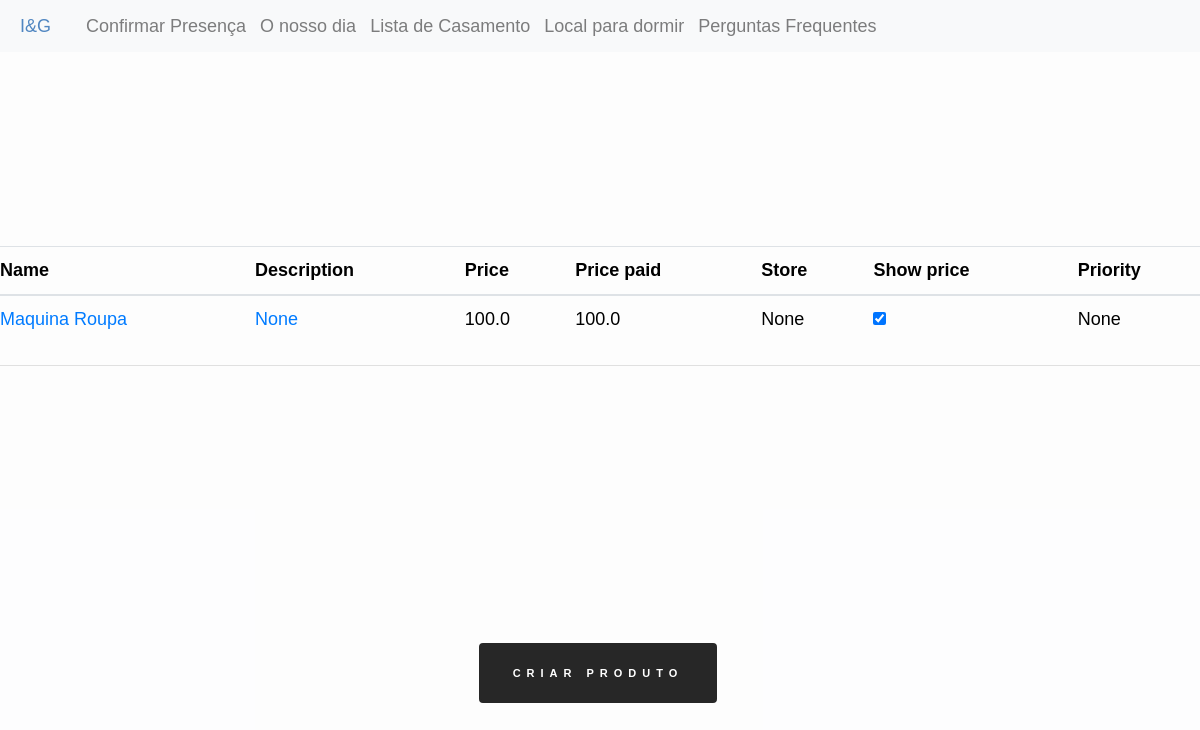
The app's page /edit/products, older data.
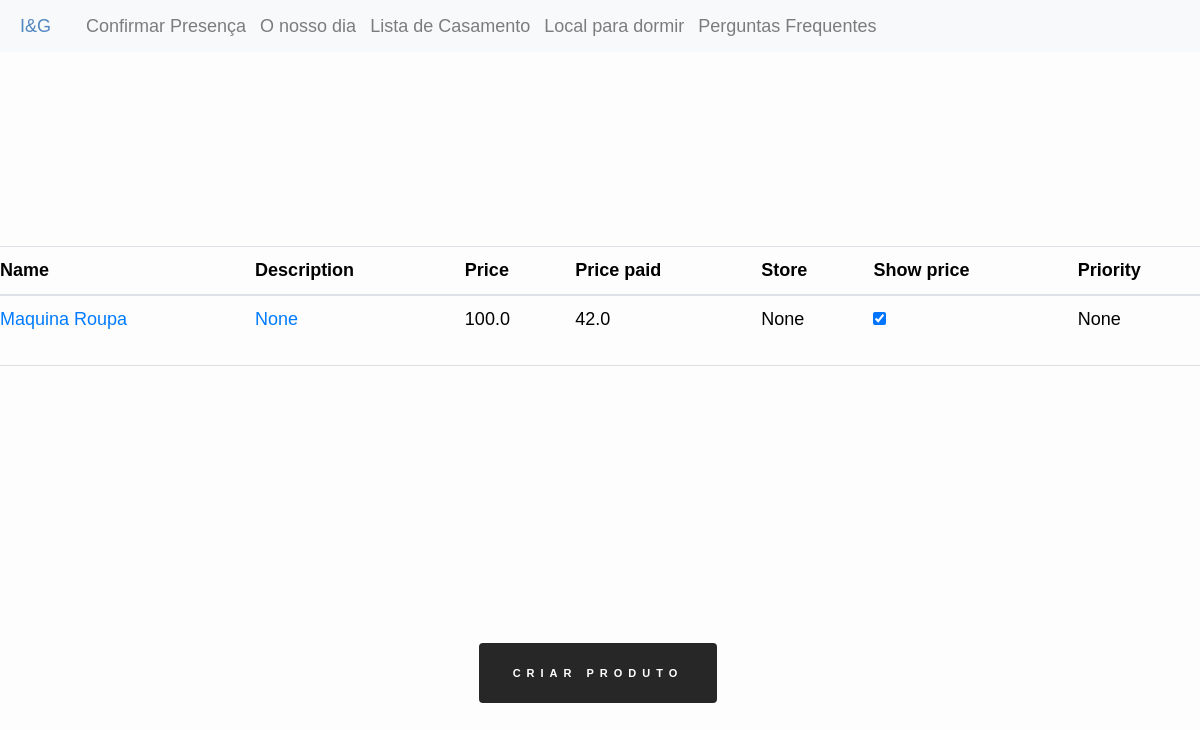
The same page, newer data.
### inesegoncalo/models/products.py (models this page shows, shortened)
class Product(db.Model, model.Model, model.Base):
    __tablename__ = 'products'
    __table_args__ = {'extend_existing': True}
    id = Column(Integer, primary_key=True)
    name = Column(String(80), unique=True, nullable=False)
    description = Column(Text)
    price = Column(Float)
    price_paid = Column(Float, default=0.0)
    store = Column(Text)
    show_price = Column(Boolean, default=True)
    priority = Column(Integer, default=10)
    category_id = Column(Integer, ForeignKey('categories.id'), nullable=True)
    images = relationship('ProductImage', back_populates="product")
    contributions = relationship('Contribution', back_populates="product")
    category = relationship('Category', back_populates="products")

### inesegoncalo/modules/edit.py (the view)
@bp.route("/products", methods=("GET", "POST"))
def products():
    products = Product.query.all()
    return render_template("edit/products.html", products=products)

### inesegoncalo/templates/edit/products.html (shortened to what this page needs)
{% extends 'layout.html' %}
{% block content %}
<div class="product_background">
<table class="table">
    <thead>
        <tr>
            <th>Name</th>
            <th>Description</th>
            <th>Price</th>
            <th>Price paid</th>
            <th>Store</th>
            <th>Show price</th>
            <th>Priority</th>
        </tr>
    </thead>
    <tbody>
        {% for product in products %}
            <tr>
                <td class="no_padding"><a href="{{url_for('edit.product',product_id=product.id)}}">{{product.name}}</a></td>
                <td class="no_padding"><a href="{{url_for('edit.product',product_id=product.id)}}">{{product.description}}</a></td>
                <td class="no_padding">{{product.price}}</td>
                <td class="no_padding">{{product.price_paid}}</td>
                <td class="no_padding">{{product.store}}</td>
                <td class="no_padding"><input type="checkbox" value="0" {{ "checked" if product.show_price }}></td>
                <td class="no_padding">{{product.priority}}</td>
            </tr>
        {% endfor %}
    </tbody>
</table>
{% set url = url_for('create.product') %}
<button class="rsvp_button" data-url="{{url}}" onclick="redirectTo(this)"> Criar produto </button>
</div>
{% endblock %}

Row changes from the older to the newer data that the page shows:
changed Product "Maquina Roupa": price_paid "100.0" → "42.0"
